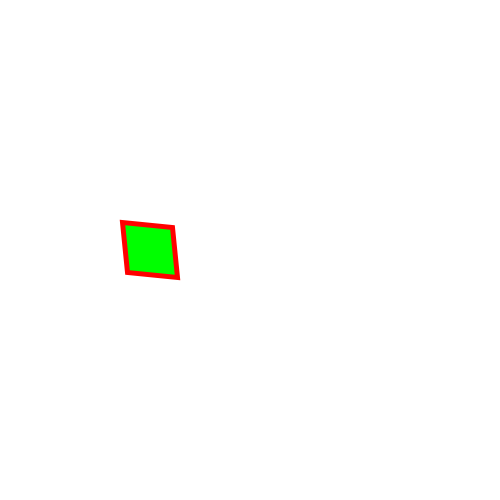
Frame 1 (no input)
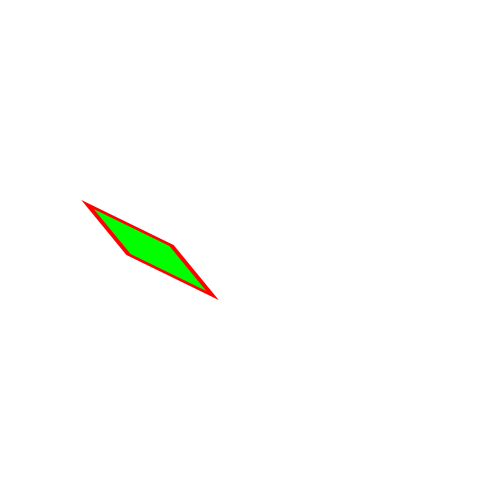
Frame 60 (the mouse pressed at the canvas centre just before this capture)
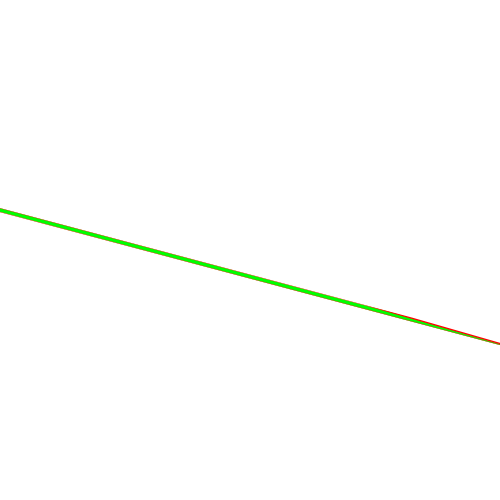
Frame 120 (the mouse held since frame 60 and released just before this capture)

The Processing sketch that drew these frames (run headless with seeded random() and noise(); from frame 60 on, the mouse is pressed at the canvas centre):

// Processing sketch: e51ShearScale
// ── e51ShearScale.pde
float shX,shY;
float scale;
void setup()
{
  background(255);  
  fill(0,255,0);
  stroke(255,0,0);
  strokeWeight(5);
  rectMode(CENTER);
  size(500,500);
  shX=0.1;
  shY=0.1;
  scale=0.2;
}

void draw()
{
  background(255);
  pushMatrix();
  translate(150,250);
  shearX(shX);
  shearY(shY);
  //scale(scale);
  rect(0,0,50,50);
  popMatrix(); 

  shX+=0.01;
  shY+=0.01;
  //scale+=0.1;
}
